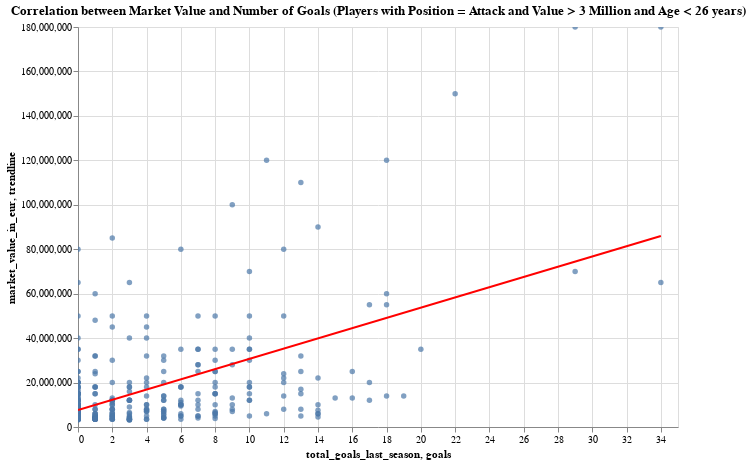

Notebook source saved alongside this figure:
### Markdown cell above
### L'età influisce significativamente sul valore di mercato dei top giocatori. Se escludiamo i giocatori over 25, la retta di trend mostra una maggiore inclinazione, indicando che il valore di mercato dei giocatori giovani dipende fortemente dal numero di goal segnati. Invece, per i giocatori a fine carriera, il valore di mercato tende a essere più basso, anche se segnano molti goal. Questo fenomeno evidenzia come il potenziale futuro e la longevità della carriera influenzino il valore di mercato più delle prestazioni attuali per i giocatori giovani.

### Code cell
df_subset = filtered_player[(filtered_player['position'] == 'Attack') & 
                            (filtered_player['market_value_in_eur'] > 3000000) &
                            (filtered_player['date_of_birth'] > '1998-01-01')]

goals = df_subset['total_goals_last_season']
market_value = df_subset['market_value_in_eur']
slope, intercept = np.polyfit(goals, market_value, 1)

trendline_df = pd.DataFrame({
    'goals': [goals.min(), goals.max()],
    'trendline': [slope * goals.min() + intercept, slope * goals.max() + intercept]
})

# Crea il grafico a dispersione con Altair
scatter_plot = alt.Chart(df_subset).mark_circle().encode(
    x='total_goals_last_season:Q',
    y='market_value_in_eur:Q',
    tooltip=['name','date_of_birth']
).properties(
    title='Correlation between Market Value and Number of Goals (Players with Position = Attack and Value > 3 Million and Age < 26 years)',
    width=600,
    height=400
)

trendline = alt.Chart(trendline_df).mark_line(color='red').encode(
    x='goals:Q',
    y='trendline:Q'
)

final_chart = (scatter_plot + trendline)

final_chart.interactive()

### Figure 1 — Vega-Lite specification as saved in the notebook (floating-point values rounded to 4 significant figures; data arrays with more than 128 entries replaced by an {"elided": "..."} marker saying what was removed)
{"config": {"view": {"continuousWidth": 300, "continuousHeight": 300}}, "layer": [{"data": {"name": "data-a64e18f5db08ac2140a0905e17b8ff94"}, "mark": {"type": "circle"}, "encoding": {"tooltip": [{"field": "name", "type": "nominal"}, {"field": "date_of_birth", "type": "nominal"}], "x": {"field": "total_goals_last_season", "type": "quantitative"}, "y": {"field": "market_value_in_eur", "type": "quantitative"}}, "name": "view_9", "title": "Correlation between Market Value and Number of Goals (Players with Position = Attack and Value > 3 Million and Age < 26 years)"}, {"data": {"name": "data-5ae052245cd533e649b0d34dec9a3774"}, "mark": {"type": "line", "color": "red"}, "encoding": {"x": {"field": "goals", "type": "quantitative"}, "y": {"field": "trendline", "type": "quantitative"}}}], "height": 400, "params": [{"name": "param_9", "select": {"type": "interval", "encodings": ["x", "y"]}, "bind": "scales", "views": ["view_9"]}], "width": 600, "$schema": "https://vega.github.io/schema/vega-lite/v5.8.0.json", "datasets": {"data-a64e18f5db08ac2140a0905e17b8ff94": {"elided": "380 records"}, "data-5ae052245cd533e649b0d34dec9a3774": [{"goals": 0, "trendline": 7635000.0}, {"goals": 34, "trendline": 85980000.0}]}}
